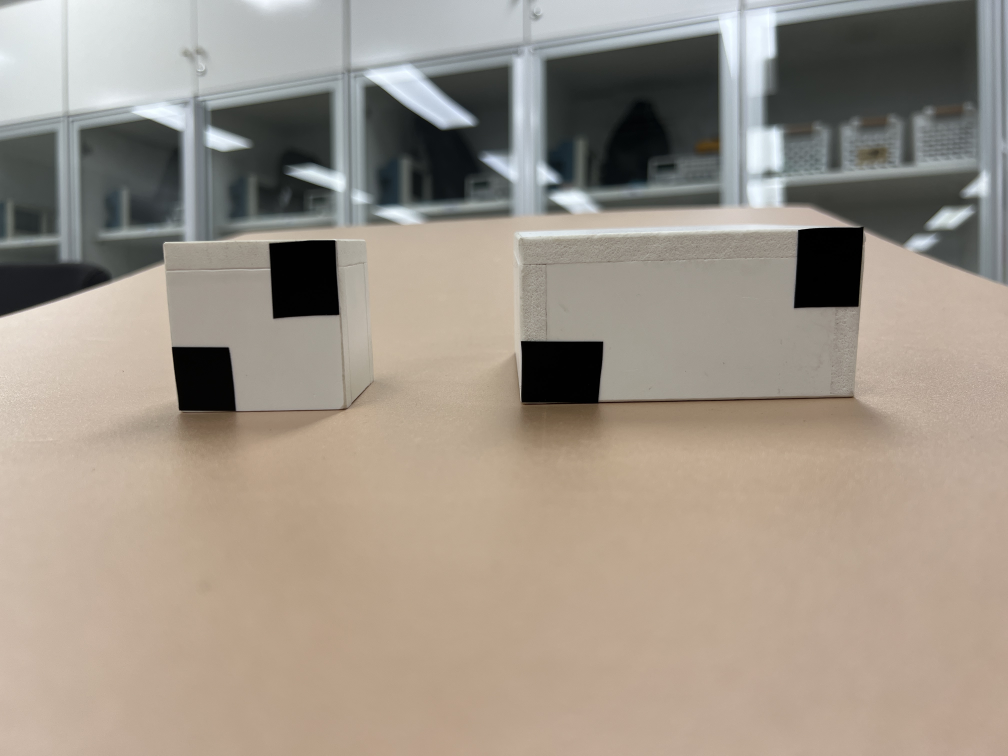
//> input picture Report_image/LAB2/Front.jpg, 4032 x 3024 px (shown at 1/4 size)
$ ./DLIP_LAB2_Front   (built with g++ and OpenCV 4)
//> lines starting //> are read from the running program, lines starting //| are printed output that depends on the picture
/**
* @about LAB2 Dimension measurement with 2D Camera
* @author Jin Kwak / 21900031, Ignacio / 22320052
* @created 2024.04.09
* @modified 2024.04.12
*/
#include <iostream>
#include <opencv.hpp>
#include <string>
#define blockSize		(int)(2)
#define apertureSize	(int)(3)

// Variables Declaration
enum PARAM{
	LENGTH  = 1,
	HEIGHT  = 2,
	WIDTH   = 3,
	N_PARAM = 3,
};

enum CAMERA_FRAME{
	X       = 0,
	Y       = 1,
	Z       = 2,
	N_CAM   = 3,
};

enum PIXEL_FRAME{
	U       = 0,
	V       = 1,
	N_PIX   = 2
};

inline double GetVolume(double* X){
	double Area = 1;
	for(int idx = 0; idx<N_PARAM; idx++) Area*= X[idx];
	return Area;
}

double BigRectSize[N_PARAM]   = {0,};
double SmallRectSize[N_PARAM] = {0,};

// Camera Calibration constants
const double fx = 3040.3677120589309   ;
const double fy= 3045.2493629364403    ;
const double cx= 2025.5142669069799    ;
const double cy= 1505.5083838246874    ;
const double k1= 0.077964106090950946  ;
const double k2= -0.1524773352777998   ;
const double p1= 0.0018974244228679193 ;
const double p2= -0.002899002140939538 ;
cv::Mat cameraMatrix, distCoeffs;

cv::Mat src_Front		  ;
cv::Mat undistortedSrc	  ;
cv::Mat Corner_Front;
// This is to warpPerspective
std::vector<cv::Point2f> srcPoints_Front;
std::vector<cv::Point2f> dst_Front;
cv::Mat perspectiveMatrix;
cv::Mat WarpOut;
cv::Mat thresh;

// Contour Variables
std::vector<std::vector<cv::Point>> contours;
std::vector<cv::Vec4i> hierarchy;

void undistort(void);
void warpPerspectiveTransform_Front(void);
void showImg(void);

int main(){
	src_Front = cv::imread("../../Image/LAB2/Front.jpg");
//> src_Front is the input picture: 3024 rows x 4032 cols, CV_8UC3; mean B, G, R 136.3, 148.2, 158.2
	undistort();
//> in undistort, `cv::undistort(src_Front, undistortedSrc, cameraMatrix, distCoeffs);`:
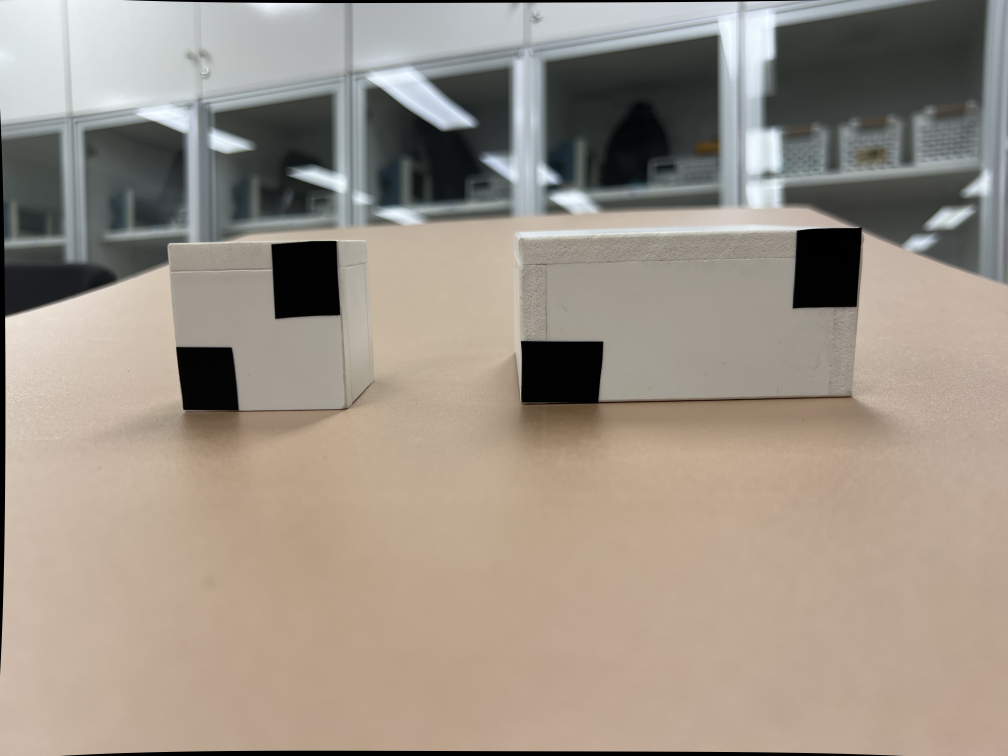
//> undistortedSrc: 3024 rows x 4032 cols, CV_8UC3 (shown at 1/4 size); mean B, G, R 135.1, 146.8, 156.7
//> in undistort, `cv::cvtColor(undistortedSrc,undistortedSrc , cv::COLOR_BGR2GRAY);`:
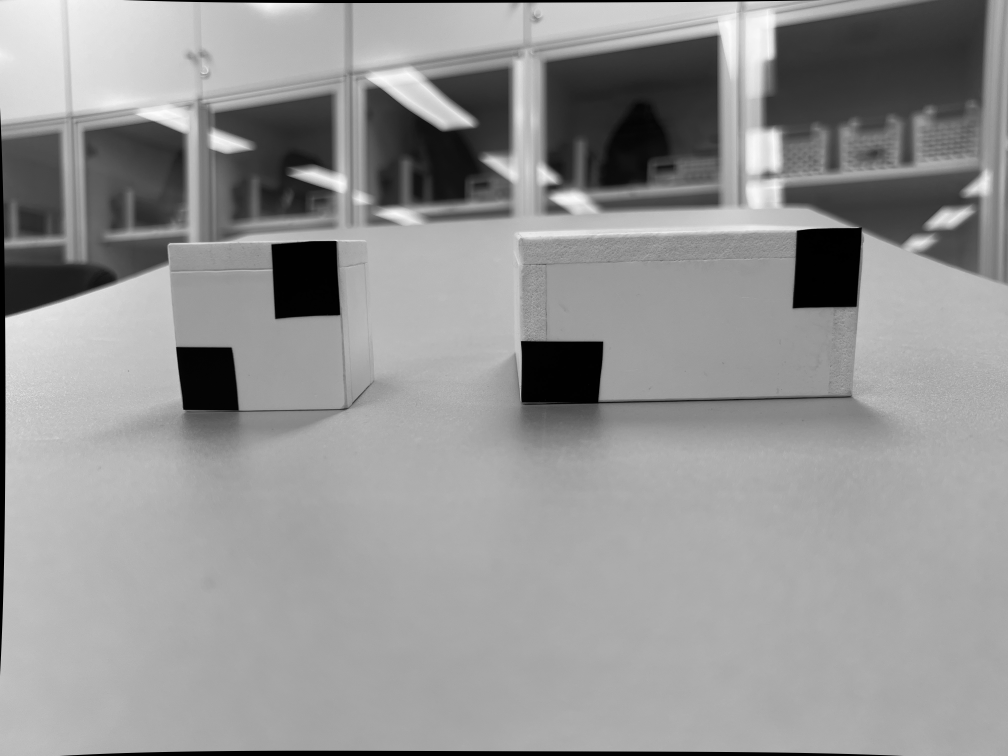
//> undistortedSrc: 3024 rows x 4032 cols, CV_8UC1 (shown at 1/4 size); min 0, max 254, mean 148.4
	warpPerspectiveTransform_Front();
//> in warpPerspectiveTransform_Front, `cv::warpPerspective(undistortedSrc, WarpOut, perspectiveMatrix, cv::Si..`:
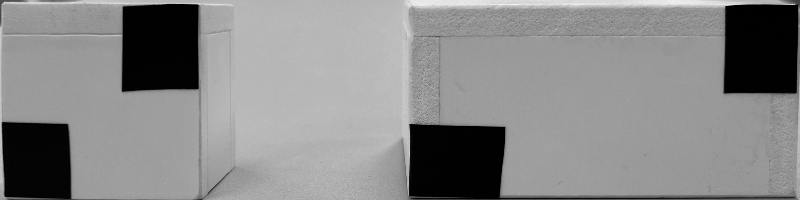
//> WarpOut: 200 rows x 800 cols, CV_8UC1; min 0, max 245, mean 136.3
	// Filter
	for(int idx = 0; idx<10; idx++) cv::medianBlur(WarpOut,WarpOut,3);
//> this loop made 10 passes
//> pass 2, `for(int idx = 0; idx<10; idx++) cv::medianBlur(WarpOut,WarpOut,3);`:
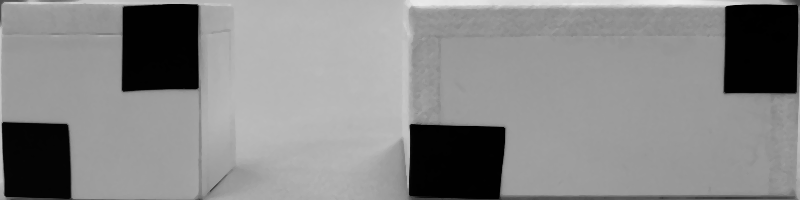
//> WarpOut: 200 rows x 800 cols, CV_8UC1; min 0, max 236, mean 136.4
//> after the loop: WarpOut: 200 rows x 800 cols, CV_8UC1; min 0, max 236, mean 136.4
	cv::cornerHarris(WarpOut,Corner_Front,blockSize,apertureSize,0.001);
	// cv::convertScaleAbs(Corner_Front,Corner_Front);
	// cv::equalizeHist(Corner_Front,Corner_Front);
	Corner_Front*=255;
	std::cout<<"MaxRow ="<< Corner_Front.rows<<"Maxcol ="<<Corner_Front.cols<<std::endl;
//| MaxRow =200Maxcol =800
	for(int row= 0; row<Corner_Front.rows; row++)
		for(int col = 0; col<Corner_Front.cols; col++)
			if(Corner_Front.at<float>(row,col)>=.05f) std::cout<<row <<" "<< col<<std::endl;

	showImg();
	cv::waitKey(0);
	return 0;
}

void undistort(void){
	// Camera Calibration (Undistort)
	cameraMatrix = cv::Mat::eye(3, 3, CV_64F);
	distCoeffs = cv::Mat::zeros(4, 1, CV_64F);
	cameraMatrix.at<double>(0, 0) = fx;
	cameraMatrix.at<double>(0, 2) = cx;
	cameraMatrix.at<double>(1, 1) = fy;
	cameraMatrix.at<double>(1, 2) = cy;
	distCoeffs.at<double>(0, 0)   = k1;
	distCoeffs.at<double>(1, 0)   = k2;
	distCoeffs.at<double>(2, 0)   = p1;
	distCoeffs.at<double>(3, 0)   = p2;
	cv::undistort(src_Front, undistortedSrc, cameraMatrix, distCoeffs);
	cv::cvtColor(undistortedSrc,undistortedSrc , cv::COLOR_BGR2GRAY);
}

//Warp Transform
void warpPerspectiveTransform_Front(void){
	srcPoints_Front.push_back(cv::Point2f(665, 967));    //967, 979
	srcPoints_Front.push_back(cv::Point2f(3455, 895));    //3087, 977
	srcPoints_Front.push_back(cv::Point2f(721, 1651));    //967, 1523)
	srcPoints_Front.push_back(cv::Point2f(3422, 1596));    //3076, 1523

	dst_Front.push_back(cv::Point2f(0, 0      ));    // top-left
	dst_Front.push_back(cv::Point2f(800, 0    ));    // top-right
	dst_Front.push_back(cv::Point2f(0, 200    ));    // bottom-left
	dst_Front.push_back(cv::Point2f(800, 200  ));    // bottom-right
	perspectiveMatrix = cv::getPerspectiveTransform(srcPoints_Front, dst_Front);
	cv::warpPerspective(undistortedSrc, WarpOut, perspectiveMatrix, cv::Size(800, 200));
}

void showImg(){
	cv::namedWindow("Undistort",cv::WINDOW_GUI_NORMAL);
	cv::imshow("Undistort", undistortedSrc);
	cv::namedWindow("Warped", cv::WINDOW_AUTOSIZE);
	cv::imshow("Warped",WarpOut);
	cv::imshow("Corner", Corner_Front);
}
